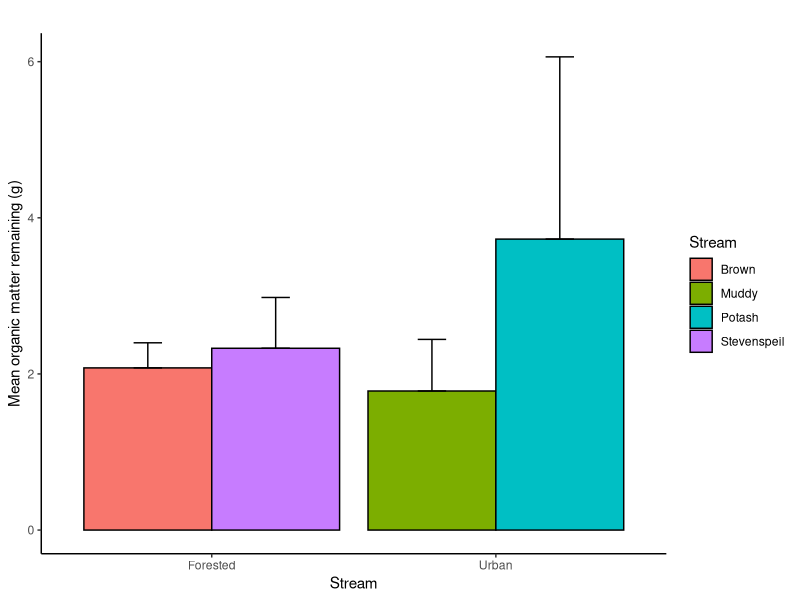
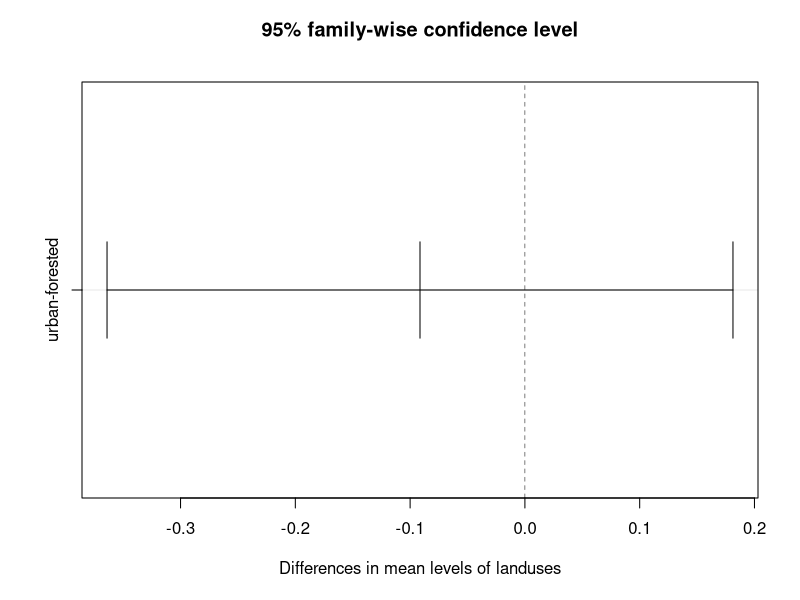
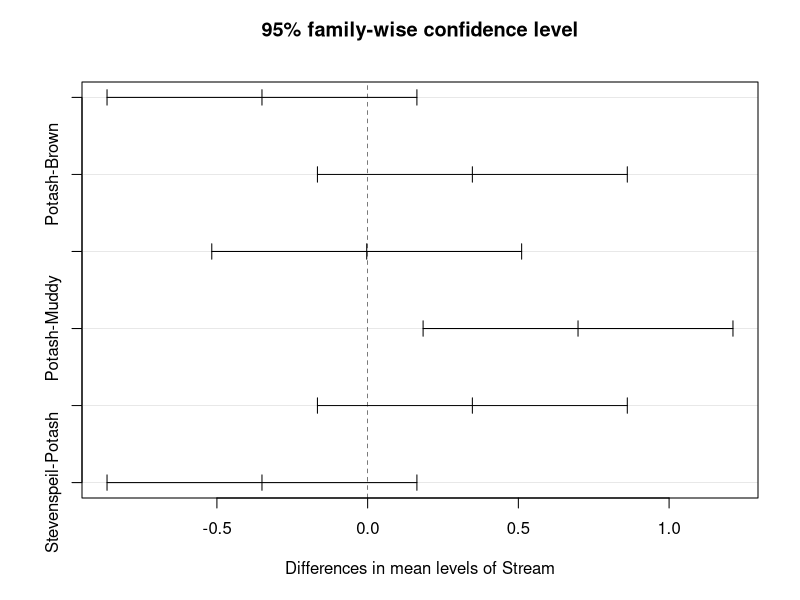

Here is the R script that generated these plots, in order:




library(readxl)
library(dplyr)
library(ggplot2)


data <- read_excel('Sum_Stream_Data.xlsx', sheet = 'Macros')
head(data,6)


# Summarize by stream
data_remaining <- data %>%
  group_by(Stream) %>%
  summarise(Mean_remaining = mean(Weight_final),
            SD_remaining = sd(Weight_final))

# Create a new column for grouping
data_remaining$Group <- ifelse(data_remaining$Stream %in% 
                                   c("Brown", "Stevenspeil"), "Forested", "Urban")                         
                                   
                                   
ggplot(data_remaining, aes(x = Group, y = Mean_remaining, fill = Stream)) +
  geom_bar(stat = "identity", position = "dodge", color = "black") +
  geom_errorbar(aes(ymin = Mean_remaining, ymax = Mean_remaining + SD_remaining),
                position = position_dodge(0.9), width = 0.2) +
  labs(title = "",
       x = "Stream",
       y = "Mean organic matter remaining (g)") +
  theme_classic()



###########################################################################
# ANOVA -------------------------------------------------------------------
###########################################################################

data_anova <- data %>%
  group_by(landuses, Stream, Pack) %>%
  slice(1) %>%
  ungroup() %>%
  select(landuses, Stream, Weight_final)

# Print the new table
print(data_anova)

shapiro.test(data_anova$Weight_final)
new_Weight_final <- log(data_anova$Weight_final+1)
shapiro.test(new_Weight_final)


# Perform one-way ANOVA
res.aov2 <- aov(new_Weight_final ~ landuses * Stream, data = data_anova)

# Display the ANOVA table
summary(res.aov2)

# Perform Tukey post-hoc test
tukey_result <- TukeyHSD(res.aov2)

# Display the Tukey post-hoc test results
print(tukey_result)
plot(tukey_result)
